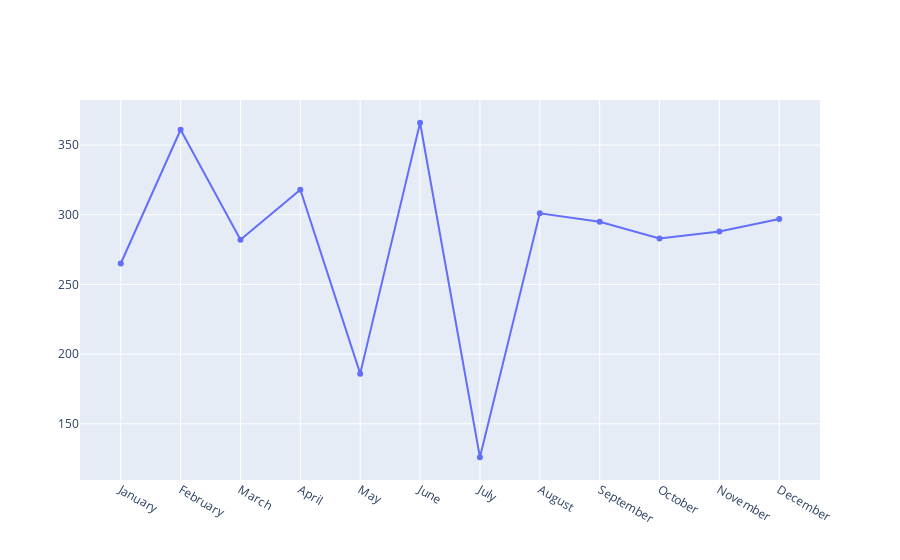

This figure's notebook cell:
### Code cell
line_fig.add_trace(go.Scatter(x=months,y=sales,mode='lines+markers',name='sales'))

### Figure 1 — Plotly figure (JSON) as saved in the notebook; plotly's stock layout.template omitted (floating-point values rounded to 4 significant figures)
{"data": [{"mode": "lines+markers", "name": "sales", "type": "scatter", "x": ["January", "February", "March", "April", "May", "June", "July", "August", "September", "October", "November", "December"], "y": [265, 361, 282, 318, 186, 366, 126, 301, 295, 283, 288, 297]}], "layout": {}}
